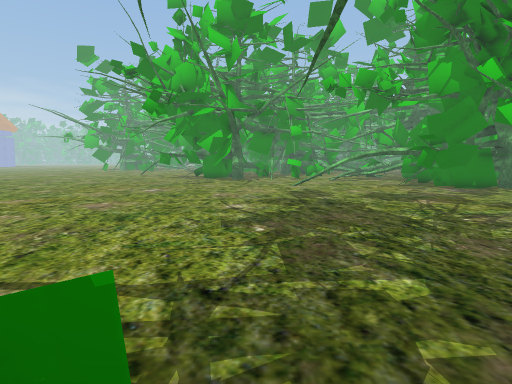
[1] (above)

24 first-person views from a walk through a scene from a Unity 3-D project. The camera is 1.5 m above the floor, tilts 6° down and sees 80° across. The floor is counted in squares, 1 m on a side. Each view is taken from the middle of a square. On the plan, view 1 faces up. The plan holds only what a view shows up to about 15 squares ahead; the rest is blank. The place goes on beyond the plan. Some surface patterns are stand-ins.

[2]
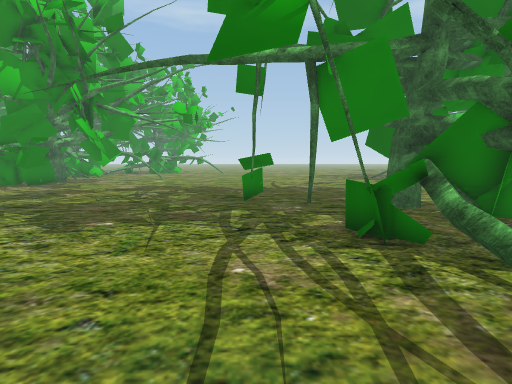

[3]
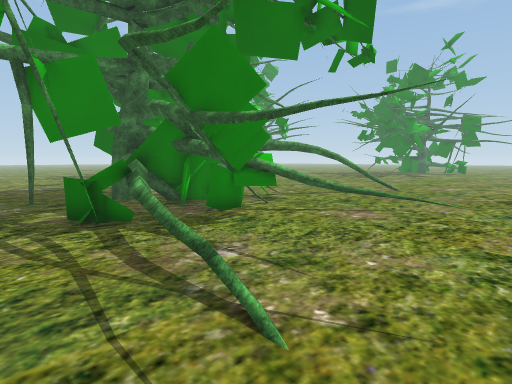

[4]
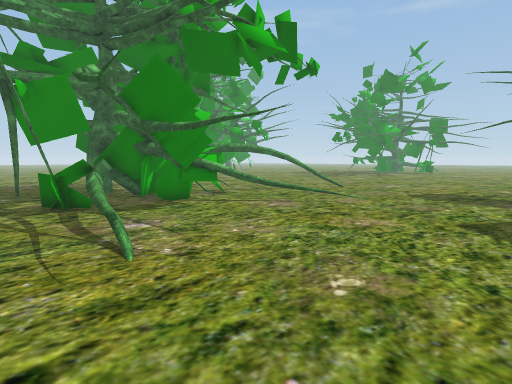

[5]
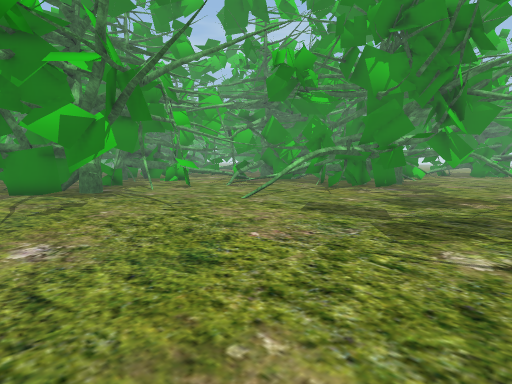

[6]
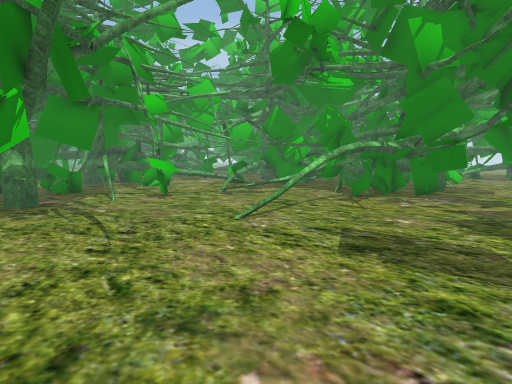

[7]
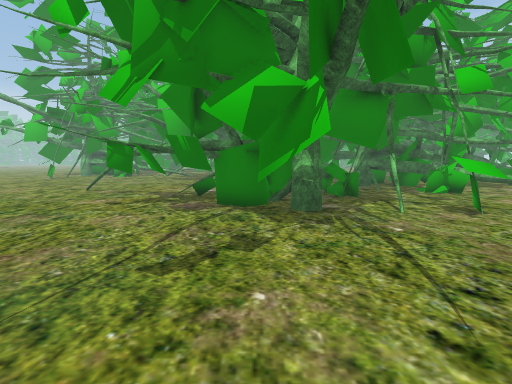

[8]
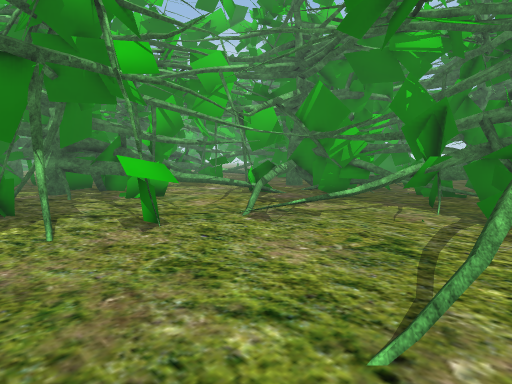

[9]
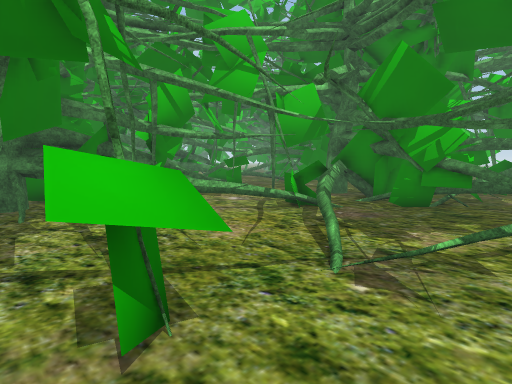

[10]
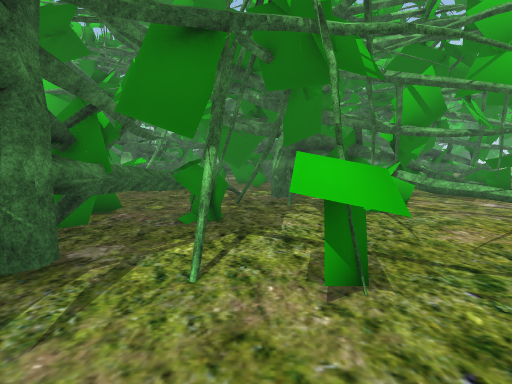

[11]
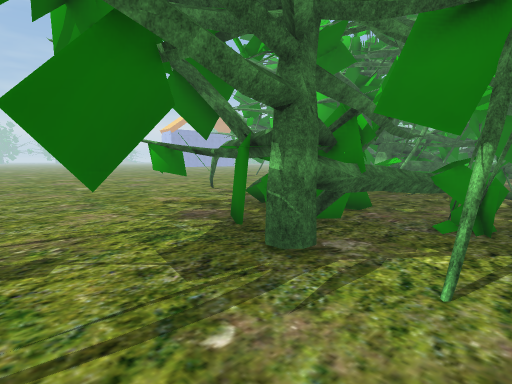

[12]
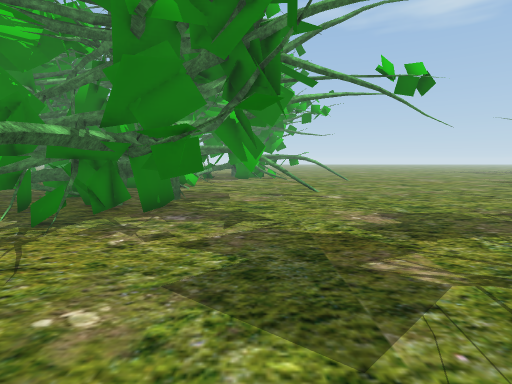

[13]
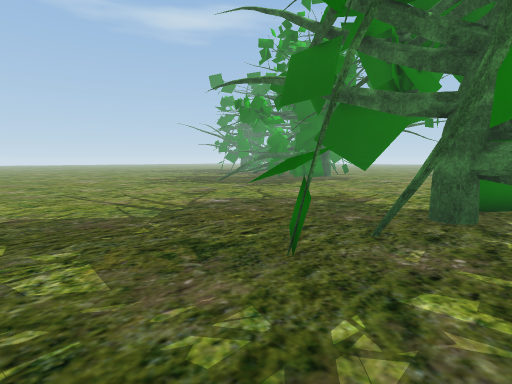

[14]
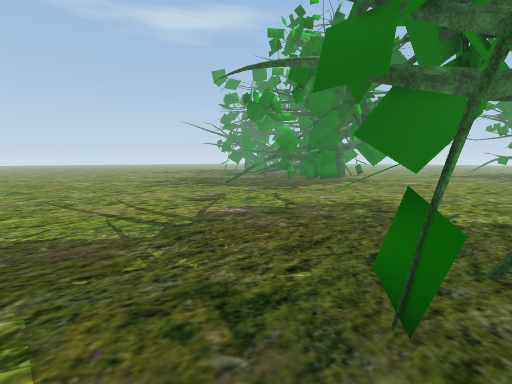

[15]
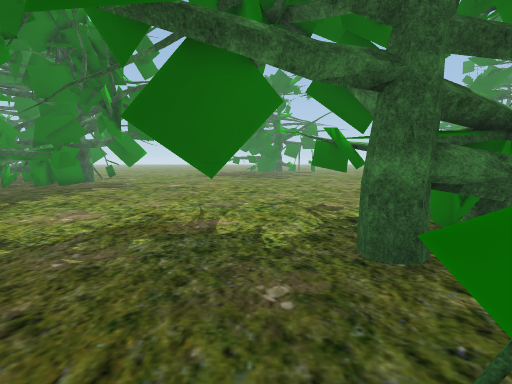

[16]
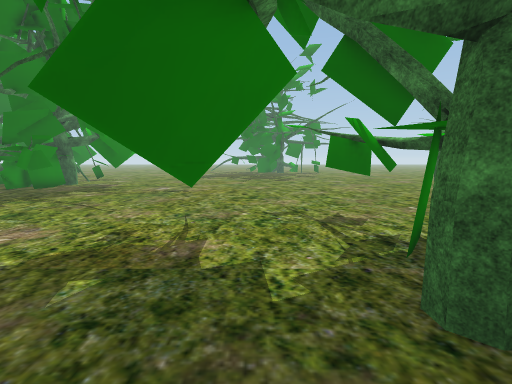

[17]
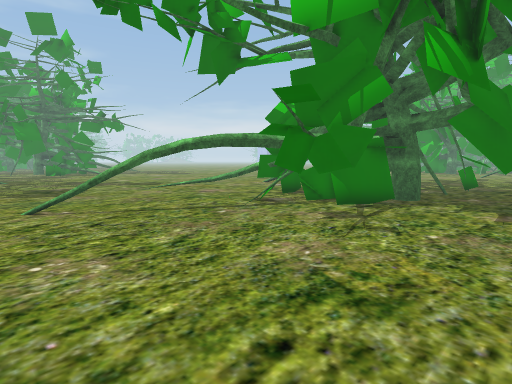

[18]
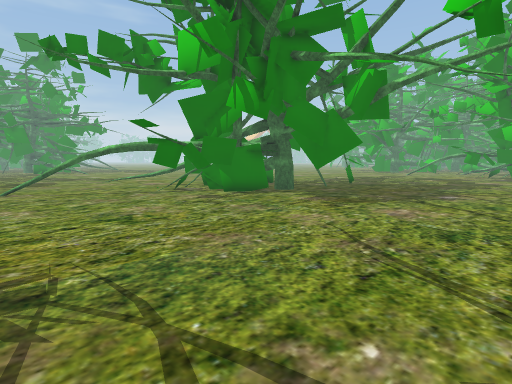

[19]
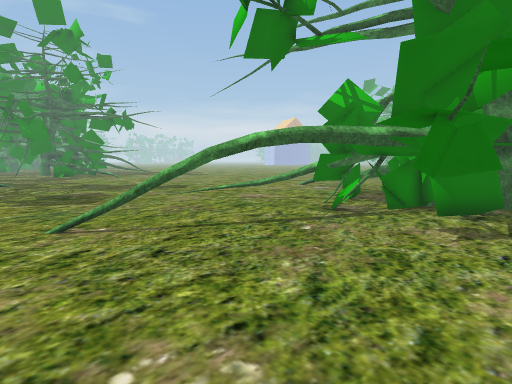

[20]
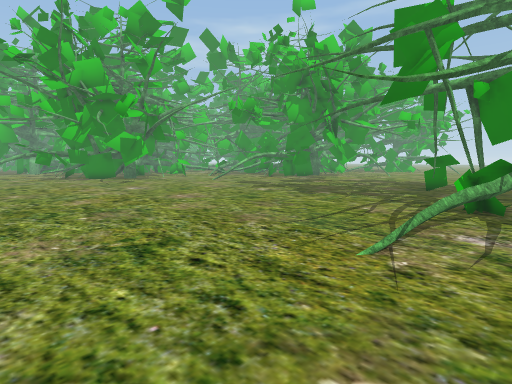

[21]
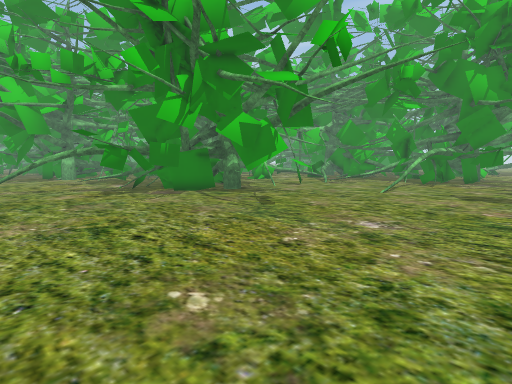

[22]
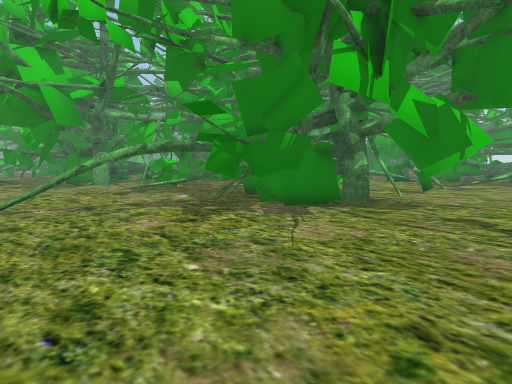

[23]
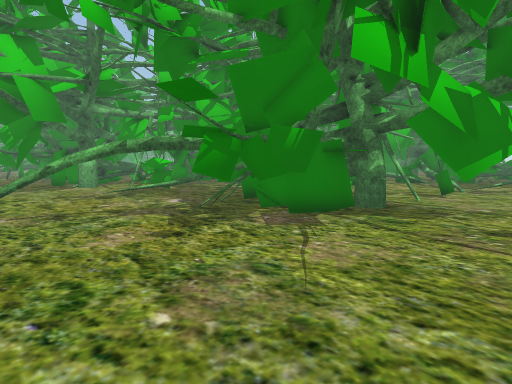

[24]
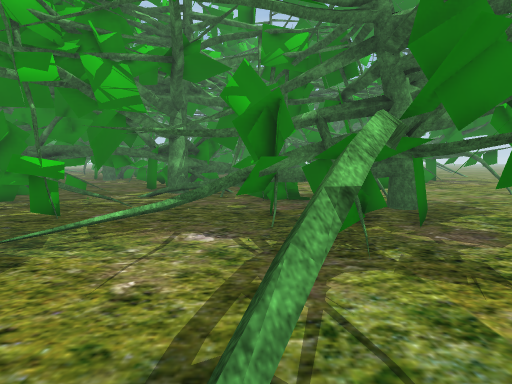

### Floor plan
Key: @ floor where view 1 was taken; # wall or solid block; x gap in a wall; . main floor; : floor 0.25 m higher than the main floor; = window, fence, low wall or low ledge; T tree; O other object.
Columns run from 12 left of view 1 to 13 right of it. Each row starts with its distance up from view 1.
 34  .......T#  ...TTT T ..
 33  ............T.TTTTTTTTxTT
 32   .... ......O.TTTTTT#..T
 31  ......#.....T.T.TT.....
 30 ........T...#T#...T.....T
 29 ..T.....TTT.T#...#TT....
 28 ...TT..TTTT.TT....#TT.#. T
 27 .......TTTTTTT.......#TTTT
 26 ........TTTT.........TT#TT
 25 ....TTTTTTTT.T......TT  TT
 24 ......TT..TT.T.....TT.. TT
 23 ...............T........TT
 22 .........T.........==...TT
 21 ..........T.........##  T#
 20  ....................TTTT#
 19 .......................TTT
 18 ...............T.....TTTTT
 17 ................TTT..TTTTT
 16 ......................TTTT
 15 ....................TTT...
 14 ....................TT...T
 13  .........................
 12 ..........................
 11  .........................
 10  .........................
  9  .........................
  8  .........................
  7  .........................
  6  .........................
  5 ..........................
  4 ..........................
  3 ................T.........
  2 ..........................
  1 .....:.TT.##..TT..........
  0 ........TTTT@.............
 -1 ...........TTTTT..........
 -2 ...........TTTT#..........
 -3 ..........TTTTTT.TT.......
 -4  ........TTTTTT...........
 -5  .......#TTTT.#T..........
 -6  ......T... T.T...........
 -7  .............TT..........
 -8  .............T...........
 -9 ...........T..T...........
-10 ..........TT..............
-11 ..........T...............
-12 .........T................
-13  .........................
-14   ......  ................

Positions as (right, up) in squares from view 1, and headings:
1: (0, 0), facing up
2: (-7, 3), facing right
3: (-9, 3), facing down-right
4: (-12, 3), facing down-right
5: (-6, 9), facing up-right
6: (-3, 12), facing up-right
7: (-3, 15), facing up
8: (0, 17), facing up-right
9: (2, 21), facing up-right
10: (2, 20), facing up
11: (2, 20), facing up-left
12: (2, 13), facing right
13: (1, 7), facing down-right
14: (3, 6), facing down-right
15: (5, 3), facing down
16: (5, 1), facing down
17: (7, -14), facing up-left
18: (13, -14), facing up-left
19: (4, -14), facing up-left
20: (-12, -1), facing up-right
21: (-12, 12), facing up-right
22: (-12, 19), facing up-right
23: (-11, 20), facing up-right
24: (-11, 29), facing right
